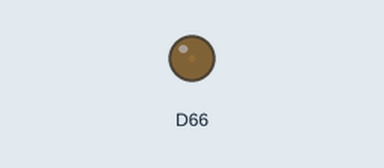
A sketch run on a simulated Arduino Due. Parts: output pins drawn as LEDs (lit = HIGH).

Above: at 0.07 s.
At 3.22 s:
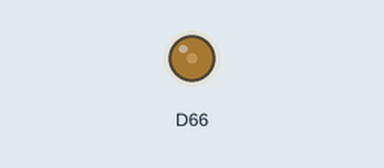
At 6.37 s:
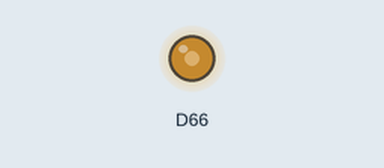
At 12.8 s:
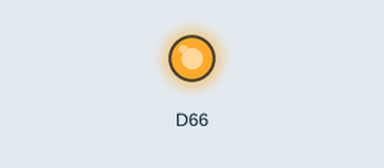
Timing chart, 0 to 14.3 s (numbered marks = the images above):
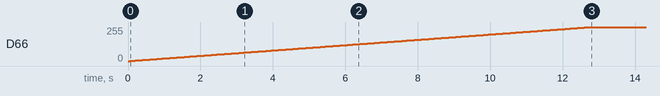

The sketch:

dac_test3.ino
```cpp
void setup() {
  pinMode(DAC0, OUTPUT);

}

void loop() {
  // put your main code here, to run repeatedly:
    for(int i=0;i<=1024;i++)
    {
        analogWrite(DAC0, i);
        delay(50);
    }

}
```

Measured:
- by itself, D66: moves from 0/255 to 255/255 over 12.7 s
